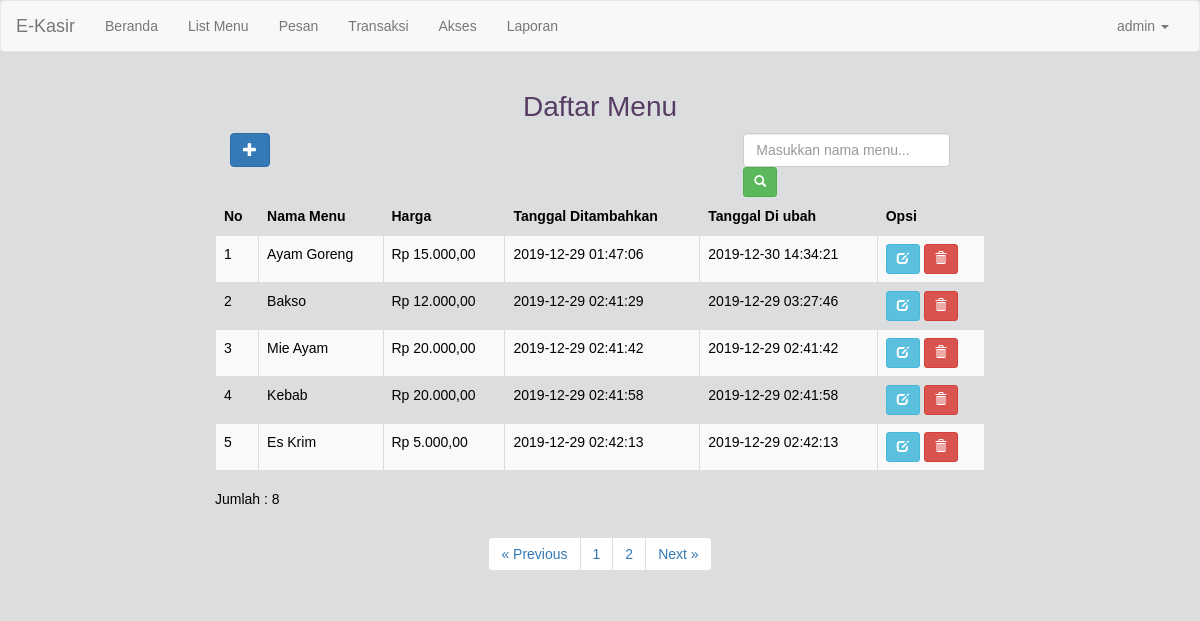
/index.php?p=list_menu (signed in), run on the app's committed database.
### tables this page shows
CREATE TABLE `menu` (
  `id_menu` int(11) NOT NULL,
  `nama_menu` varchar(100) NOT NULL,
  `harga` int(11) NOT NULL,
  `created_at` timestamp NOT NULL DEFAULT CURRENT_TIMESTAMP,
  `updated_at` timestamp NOT NULL DEFAULT CURRENT_TIMESTAMP ON UPDATE CURRENT_TIMESTAMP
);

### config/function.php (called while the page is built)
<?php
	function rupiah($angka){
		$hasil = "Rp " . number_format($angka, '2', ',', '.');
		return $hasil;
	}
 ?>

### page/list_menu.php (the view, shortened to what this page needs)
<h1 class="text-center">Daftar Menu</h1>
<div class="row">
	<div class="col-md-8 col-md-offset-2">
		<div class="col-md-8">
			<a title="Tambah" href="index.php?p=tambah_menu" class="btn btn-primary"><i class="glyphicon glyphicon-plus"></i></a>
		</div>
		<div class="col-md-4">
			<form action="" class="form-inline" method="GET">
				<input type="text" name="cari" class="form-control" placeholder="Masukkan nama menu...">
				<button class="btn btn-success btn-sm"><i class="glyphicon glyphicon-search"></i></button>
			</form>
		</div>
		<table class="table table-bordered table-striped">
			<thead>
				<tr>
					<th>No</th>
					<th>Nama Menu</th>
					<th>Harga</th>
					<th>Tanggal Ditambahkan</th>
					<th>Tanggal Di ubah</th>
					<th>Opsi</th>
				</tr>
			</thead>
			<tbody>
				<?php
					$query_cari = "";
					$pembagian = 5;
					$page = isset($_GET['halaman']) ? (int) $_GET['halaman'] : 1;
					$mulai = $page > 1 ? $page * $pembagian - $pembagian : 0;
					$query = mysqli_query($koneksi,"SELECT * FROM menu WHERE 1=1 $query_cari LIMIT $mulai,$pembagian");
					$query_jumlah = mysqli_query($koneksi,"SELECT * FROM menu ");
					$jumlah = mysqli_num_rows($query_jumlah);
					$cek = mysqli_num_rows($query);
					$jumlah_halaman = ceil($jumlah / $pembagian);
					if ($cek > 0) {
						$no = $mulai + 1;
						while ($data = mysqli_fetch_array($query)){
						?>
						<tr>
							<td><?php echo $no++ ?></td>
							<td><?php echo $data['nama_menu'] ?></td>
							<td><?php echo rupiah($data['harga']) ?></td>
							<td><?php echo $data['created_at'] ?></td>
							<td><?php echo $data['updated_at'] ?></td>
							<td>
								<a title="Edit" class="btn btn-info btn-sm" href="index.php?p=edit_menu&id_menu=<?php echo $data['id_menu']; ?>"><i class="glyphicon glyphicon-edit"></i></a>
								<a title="Hapus" onclick="return confirm('Apakah anda ingin menghapus menu?')" class="btn btn-danger btn-sm" href="index.php?p=hapus_menu&id_menu=<?php echo $data['id_menu']; ?>"><i class="glyphicon glyphicon-trash"></i></a>
							</td>
						</tr>
						<?php
						}
					}else{
						?>
						<tr>
							<td colspan="6" class="text-center">Tidak ada data <a title="Refresh" href="index.php?p=list_menu" class="btn btn-warning btn-sm"><i class="glyphicon glyphicon-refresh"></i></a></td>
						</tr>
						<?php
					}
				 ?>
			</tbody>
		</table>
		<div>
			<p>Jumlah : <?php echo $jumlah; ?></p>
		</div>
		<div class="text-center">
			<nav>
			  <ul class="pagination">
			    <li>
			      <a href="?p=list_menu&halaman=<?php echo $page - 1; ?>" aria-label="Previous">
			        <span aria-hidden="true">&laquo; Previous</span>
			      </a>
			    </li>
			    <?php
			    	for ($i=1; $i <= $jumlah_halaman; $i++) {
			    		?>
			    		<li class="<?php echo ($i == $_GET['halaman'] ? 'active' : '') ?>"><a href="?p=list_menu&halaman=<?php echo $i; ?>"><?php echo $i; ?></a></li>
			    		<?php
			    	}
			     ?>
			    <li>
			      <a href="?p=list_menu&halaman=<?php echo $page + 1; ?>" aria-label="Next">
			        <span aria-hidden="true">Next &raquo;</span>
			      </a>
			    </li>
			  </ul>
			</nav>
		</div>
	</div>
</div>

### index.php (shortened to what this page needs)
<?php
  include'config/koneksi.php';
  include'config/function.php';
 ?>
<!DOCTYPE html>
<html lang="en">
<head>
	<link rel="stylesheet" href="css/bootstrap.min.css">
	<link rel="stylesheet" href="page/style.css">
</head>
<?php
if (!empty($_SESSION['username'])) {
  @$user = $_SESSION['username'];
  @$level = $_SESSION['level'];
 ?>
<body>
<nav class="navbar navbar-default">
  <div class="container-fluid">
    <div class="navbar-header">
      <a class="navbar-brand" href="index.php">E-Kasir</a>
    </div>
    <div class="collapse navbar-collapse">
      <ul class="nav navbar-nav">
        <li><a href="index.php?p=home">Beranda</a></li>
        <?php
          if (@$level == "admin") {
         ?>
        <li><a href="index.php?p=list_menu">List Menu</a></li>
        <li><a href="index.php?p=pesan&halaman=1">Pesan</a></li>
        <li><a href="index.php?p=transaksi">Transaksi</a></li>
        <li><a href="index.php?p=akses">Akses</a></li>
        <li><a href="index.php?p=laporan">Laporan</a></li>
        <?php } ?>
      </ul>
      <ul class="nav navbar-nav navbar-right">
        <?php
          if (!empty($user)) {
            ?>
            <li class="dropdown">
              <a href="#" class="dropdown-toggle" data-toggle="dropdown" role="button" aria-haspopup="true" aria-expanded="false"><?php echo !empty($level) ? $level : '' ; ?> <span class="caret"></span></a>
            </li>
            <?php
          }
        ?>
      </ul>
    </div>
  </div>
</nav>
<div class="container-fluid">
	<?php
    if (@$level == "admin") {
       if (@$_GET['p'] == "") {
            include_once 'page/home.php';
          }
          elseif (@$_GET['p'] == "list_menu") {
            include_once 'page/list_menu.php';
          }
          elseif (@$_GET['p'] == "tambah_menu") {
            include_once 'page/tambah_menu.php';
          }
          elseif (@$_GET['p'] == "hapus_menu") {
            include_once 'page/hapus_menu.php';
          }
          elseif (@$_GET['p'] == "edit_menu") {
            include_once 'page/edit_menu.php';
          }
          elseif (@$_GET['p'] == "pesan") {
            include_once 'page/pesan.php';
          }
          elseif (@$_GET['p'] == "tandai") {
            include_once 'page/tandai.php';
          }
          elseif (@$_GET['p'] == "transaksi") {
            include_once 'page/transaksi.php';
          }
          elseif (@$_GET['p'] == "detail_transaksi") {
            include_once 'page/detail_transaksi.php';
          }
          elseif (@$_GET['p'] == "laporan") {
            include_once 'page/laporan.php';
          }
          elseif (@$_GET['p'] == "home") {
            include_once 'page/home.php';
          }
          elseif (@$_GET['p'] == "akses") {
            include_once 'page/akses.php';
          }
          elseif (@$_GET['p'] == "tambah_akses") {
            include_once 'page/tambah_akses.php';
          }
          elseif (@$_GET['p'] == "edit_akses") {
            include_once 'page/edit_akses.php';
          }
          elseif (@$_GET['p'] == "hapus_akses") {
            include_once 'page/hapus_akses.php';
          }
    }
}
else{
  include 'page/login.php';
}
	 ?>
</div>
</body>
</html>

### page/style.css (style rules this page uses)
body { background: #DCDDDF url(https://cssdeck.com/uploads/media/items/7/7AF2Qzt.png); color: #000; font: 14px Arial; margin: 0 auto; padding: 0; position: relative; }
h1 { font-size:28px; }
h1,h2,h3,h4,h5,h6 { color:#563D64; }
a { text-decoration: none; }
.clearfix:after, form:after { content: "."; display: block; height: 0; clear: both; visibility: hidden; }

### data on the page
menu: nama_menu "Ayam Goreng", harga "Rp 15.000,00", created_at "2019-12-29 01:47:06", updated_at "2019-12-30 14:34:21"
menu: nama_menu "Bakso", harga "Rp 12.000,00", created_at "2019-12-29 02:41:29", updated_at "2019-12-29 03:27:46"
menu: nama_menu "Mie Ayam", harga "Rp 20.000,00", created_at "2019-12-29 02:41:42", updated_at "2019-12-29 02:41:42"
menu: nama_menu "Kebab", harga "Rp 20.000,00", created_at "2019-12-29 02:41:58", updated_at "2019-12-29 02:41:58"
menu: nama_menu "Es Krim", harga "Rp 5.000,00", created_at "2019-12-29 02:42:13", updated_at "2019-12-29 02:42:13"

### other printed values
$level "admin"
$jumlah "8"
